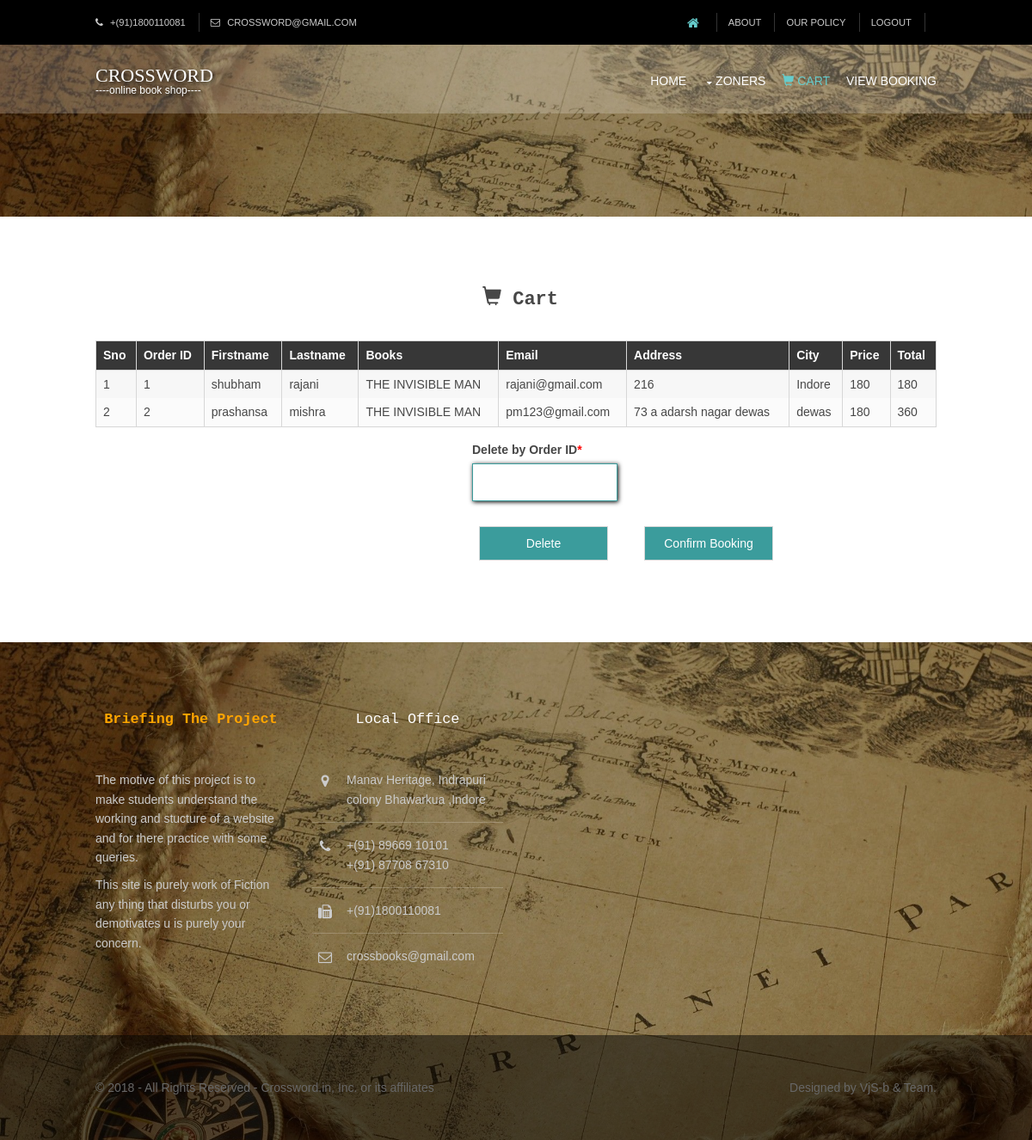
The app's page /pages/shopping_cart.php (signed in) with its own data.
### tables this page shows
CREATE TABLE IF NOT EXISTS `bookone` (
  `Sno` int(11) NOT NULL AUTO_INCREMENT,
  `Firstname` varchar(50) NOT NULL,
  `Lastname` varchar(50) NOT NULL,
  `Book_Ordered` varchar(30) NOT NULL,
  `Email` varchar(50) NOT NULL,
  `Address` varchar(50) NOT NULL,
  `City` varchar(20) NOT NULL,
  `Price` int(11) NOT NULL,
  PRIMARY KEY (`Sno`)
);

### pages/shopping_cart.php (the view, shortened to what this page needs)
<?php
if(!isset($_SESSION["sess_user"])){
    header("Location: ../newlogin.html");
}
else
{
?>
<!DOCTYPE html>
<html>
<head>
<link rel="stylesheet" href="https://maxcdn.bootstrapcdn.com/bootstrap/3.3.7/css/bootstrap.min.css">
<link href="../layout/styles/layout.css" rel="stylesheet" type="text/css" media="all">
</head>
<body id="top">
<div class="wrapper row0">
  <div id="topbar" class="hoc clear">
    <div class="fl_left">
      <ul class="nospace">
        <li><i class="fa fa-phone"></i> +(91)1800110081</li>
        <li><i class="fa fa-envelope-o"></i> crossword@gmail.com</li>
      </ul>
    </div>
    <div class="fl_right">
      <ul class="nospace">
        <li><a href="../edited.php"><i class="fa fa-lg fa-home"></i></a></li>
        <li><a href="#">About</a></li>
        <li><a href="policy.php">Our Policy</a></li>
        <li><a href="logout.php">Logout</a></li>
      </ul>
    </div>
  </div>
</div>
<div class="bgded overlay" style="background-image:url('../images/feature2.jpg');">
  <div class="wrapper row1">
    <header id="header" class="hoc clear">
      <div id="logo" class="fl_left">
        <h1 style="text-shadow: 2px 2px 5px black;">CROSSWORD</h1>
        <p style="text-shadow: 2px 2px 5px black;">----Online Book Shop----</p>
      </div>
      <nav id="mainav" class="fl_right">
        <ul class="clear">
          <li><a href="../edited.php">Home</a></li>
          <li><a class="drop" href="#">Zoners</a>
          </li>
          <li class="active"><a href="#"><span class="glyphicon glyphicon-shopping-cart"></span>  cart</a></li>
           <li><a href="confirmed.php">view booking</a></li>
        </ul>
    </header>
  </div>
  <div id="breadcrumb" class="hoc clear">
  </div>
</div>
<div class="wrapper row3">
  <main class="hoc container clear">
    <div class="content">
      <h1 style="margin-left: 450px; font-family: monospace; font-weight: bold;"><span class="glyphicon glyphicon-shopping-cart"></span> Cart</h1>
      <div class="scrollable">
        <table>
          <tbody>
            <?php
              $con=mysqli_connect("Localhost","root","","bookstore");
              if (mysqli_connect_errno())
              {
                 echo "Failed to connect to MySQL: " . mysqli_connect_error();
              }
              else
              {
                $result = mysqli_query($con,"SELECT * FROM bookone");
                $cnt=0;
                while($row = mysqli_fetch_array($result))
                 {
                    $cnt = $cnt + 1;
                 }
                 if($cnt == "null")
                 {
                   ?><!DOCTYPE html>
                   <body>
                   <div style="padding-left: 440px; font-family: monospace; font-weight: bold; font-size: 20px;">Cart Empty</div>
                   </body>
                   </html>
                   <?php
                 }
                 else
                 {
                $result = mysqli_query($con,"SELECT * FROM bookone");
                echo "<table border='1'>
                <tr>
                <th>Sno</th>
                <th>Order ID</th>
                <th>Firstname</th>
                <th>Lastname</th>
                <th>Books</th>
                <th>Email</th>
                <th>Address</th>
                <th>City</th>
                <th>Price</th>
                <th>Total</th>
                </tr>";
                 $sum=0;
                 $count=0;
                 while($row = mysqli_fetch_array($result))
                 {
                    echo "<tr>";
                    $count = $count + 1;
                    echo "<td>" . $count . "</td>";
                    echo "<td>" . $row['Sno'] . "</td>";
                    echo "<td>" . $row['Firstname'] . "</td>";
                    echo "<td>" . $row['Lastname'] . "</td>";
                    echo "<td>" . $row['Book_Ordered'] . "</td>";
                    echo "<td>" . $row['Email'] . "</td>";
                    echo "<td>" . $row['Address'] . "</td>";
                    echo "<td>" . $row['City'] . "</td>";
                    echo "<td>" . $row['Price'] . "</td>";
                    $sum += $row['Price'];
                    echo "<td>" . $sum . "</td>";
                    echo "</tr>";
                 }
                 }
                 echo "</table>";
              }
             ?>
          </tbody>
        </table>
      </div>
      <div id="comments">
        <?php
        if ($cnt == "null")
        {
           echo "";
        }
        else
        {
          ?><!DOCTYPE html>
          <html>
          <body>
          <div  style="padding-left: 438px;">
        <form action="cart_delete.php" method="post">
          <div class="one_third first">
            <label for="name">Delete by Order ID<span>*</span></label>
            <input style="border-color: #3B9C9C; box-shadow: 1px 1px 5px black;" type="text" name="Sno" id="Sno" value="" size="50" required>
          </div>
          <div style="padding-top: 100px; padding-left: 8px;">
            <input style="background-color: #3B9C9C; color: white;" type="submit" name="Delete" value="Delete">
          </div>
        </form>
        <form action="confirm.php" method="post">
          <div style=" padding-left: 200px; margin-top: -55px;">
            <input style="background-color: #3B9C9C; color: white;" type="submit" name="cnfm" value="Confirm Booking">
          </div>
        </form>
      </div>
          </body>
          </html><?php
        }
        ?>
      </div>
  </main>
</div>
<div class="bgded overlay" style="background-image:url('../images/feature2.jpg');">
  <div class="wrapper row4">
    <footer id="footer" class="hoc clear" >
      <div class="one_quarter first">
        <h6 class="title" style="color: orange; font-family: monospace; font-weight: bold; text-align: center;">Briefing the Project</h6>
        <p style="">The motive of this project is to make students understand the working and stucture of a website and for there practice with some queries.</p>
        <p>This site is purely work of Fiction any thing that disturbs you or demotivates u is purely your concern.</p>
      </div>
      <div class="one_quarter">
        <h6 class="title" style="font-family: monospace; text-align: center;">Local Office</h6>
        <ul class="nospace linklist contact">
          <li><i class="fa fa-map-marker"></i>
            <address>
            Manav Heritage, Indrapuri colony Bhawarkua ,Indore
            </address>
          </li>
          <li><i class="fa fa-phone"></i> +(91) 89669 10101<br>
            +(91) 87708 67310</li>
          <li><i class="fa fa-fax"></i> +(91)1800110081</li>
          <li><i class="fa fa-envelope-o"></i> crossbooks@gmail.com</li>
        </ul>
      </div>
    </footer>
  </div>
   <div class="wrapper row5">
    <div id="copyright" class="hoc clear">
      <p class="fl_left"> &copy; 2018 - All Rights Reserved - <a href="#">Crossword.in</a>, Inc. or its affiliates</p>
      <p class="fl_right">Designed by <a target="_blank" href="http://www.os-templates.com/" title="Free Website Templates">VjS-b & Team.</a></p>
    </div>
  </div>
</div>
</body>
</html>
<?php
}
?>

### layout/styles/layout.css (style rules this page uses)
#topbar { padding:15px 0; font-size:.8rem; text-transform:uppercase; }
#topbar * { margin:0; }
#topbar ul li { display:inline-block; margin-right:10px; padding-right:15px; border-right:1px solid; }
#topbar ul li:last-child { margin-right:0; padding-right:0; border-right:none; }
#topbar i { margin:0 5px 0 0; line-height:normal; }
#header #logo { margin-top:25px; }
#header #logo * { margin:0; padding:0; line-height:1; }
#header #logo h1 { font-size:22px; font-variant:small-caps; }
#header #logo p { font-size:12px; text-transform:lowercase; }
.container { padding:80px 0; }
#comments form { display:block; width:100%; }
#comments input, #comments textarea { width:100%; padding:10px; border:1px solid; }
#comments div { margin-bottom:15px; }
#comments input[type="submit"], #comments input[type="reset"] { display:inline-block; width:auto; min-width:150px; margin:0; padding:8px 5px; cursor:pointer; }
#footer { padding:80px 0; }
#footer .title { margin:0 0 50px 0; padding:0; font-size:1.2rem; }
#footer .linklist li { display:block; margin-bottom:15px; padding:0 0 15px 0; border-bottom:1px solid; }
#footer .linklist li:last-child { margin:0; padding:0; border:none; }
#footer .linklist li::before, #footer .linklist li::after { display:table; content:""; }
#footer .linklist li, #footer .linklist li::after { clear:both; }
#footer .contact.linklist li, #footer .contact.linklist li:last-child { position:relative; padding-left:40px; }
#footer .contact li * { margin:0; padding:0; line-height:1.6; }
#footer .contact li i { display:block; position:absolute; top:0; left:0; width:30px; font-size:16px; text-align:center; }
#copyright { padding:50px 0; }
#copyright * { margin:0; padding:0; }
*, *::before, *::after { transition:all .3s ease-in-out; }
nav ul, nav ol { margin:0; padding:0; list-style:none; }
#mainav, #breadcrumb, .sidebar nav { line-height:normal; }
#mainav .drop::after, #mainav li li .drop::after, #breadcrumb li a::after, .sidebar nav a::after { position:absolute; font-family:"FontAwesome"; font-size:10px; line-height:10px; }
#mainav ul.clear { margin-top:3px; }
#mainav ul { text-transform:uppercase; }
#mainav li { display:inline-block; position:relative; margin:0 15px 0 0; padding:0; }
#mainav li:last-child { margin-right:0; }
#mainav li a { display:block; padding:30px 0; }
#mainav .drop { padding-left:15px; }
#mainav .drop::after, #mainav li li .drop::after { content:"\f0d7"; }
#mainav .drop::after { top:35px; left:5px; }
#breadcrumb { padding:100px 0 20px; }
table, th, td { border:1px solid; border-collapse:collapse; vertical-align:top; }
table, th { table-layout:auto; }
table { width:100%; margin-bottom:15px; }
th, td { padding:5px 8px; }
td { border-width:0 1px; }
body { color:#CBCBCB; background-color:#000000; }
a { color:#66CCCC; }
label span { color:#FF0000; background-color:inherit; }
.overlay { color:#FFFFFF; background-color:inherit; }
.overlay::after { color:inherit; background-color:rgba(0,0,0,.3); }
.row0, .row0 a { color:#CBCBCB; background-color:#000000; }
.row1 { color:#FFFFFF; background-color:rgba(255,255,255,.2); }
.row3 { color:#474747; background-color:#FFFFFF; }
.row4 { color:#CBCBCB; }
.row5 { color:#676767; background-color:rgba(0,0,0,.5); }
.row5 a { color:inherit; }
#topbar ul li { border-color:rgba(255,255,255,.2); }
#topbar > div:last-of-type li:first-child a { color:#66CCCC; }
#footer .title { color:#FFFFFF; }
#footer .linklist li { border-color:rgba(255,255,255,.2); }
#mainav li a { color:inherit; }
#mainav .active a, #mainav a:hover, #mainav li:hover > a { color:#66CCCC; background-color:inherit; }
table, th, td, #comments .avatar, #comments input, #comments textarea { border-color:#D7D7D7; }
th { color:#FFFFFF; background-color:#373737; }
tr, #comments li, #comments input[type="submit"], #comments input[type="reset"] { color:inherit; background-color:#FBFBFB; }
tr:nth-child(even), #comments li:nth-child(even) { color:inherit; background-color:#F7F7F7; }
@media screen and (min-width:978px) { .hoc { max-width:978px; } }

### records on screen
bookone: Sno "1", Firstname "shubham", Lastname "rajani", Book_Ordered "THE INVISIBLE MAN", Email "rajani@gmail.com", Address "216", City "Indore", Price "180", sum "180"
bookone: Sno "2", Firstname "prashansa", Lastname "mishra", Book_Ordered "THE INVISIBLE MAN", Email "pm123@gmail.com", Address "73 a adarsh nagar dewas", City "dewas", Price "180", sum "360"
